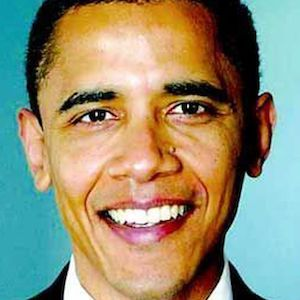
#> input picture eigenfaces/1.jpeg, 300 x 300 px
$ python fft2.py ../eigenfaces/1.jpeg
#> lines starting #> are read from the running program, lines starting #| are printed output that depends on the picture
import cv2
import numpy as np
from matplotlib import pyplot as plt
import sys

assert(len(sys.argv) > 1)
img = cv2.imread(sys.argv[1], cv2.IMREAD_GRAYSCALE)
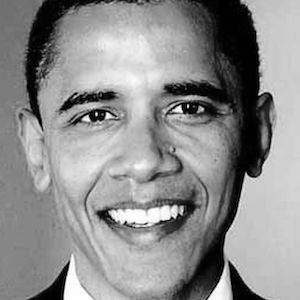
#> img: shape (300, 300); min 0, max 255, mean 141
f = np.fft.fft2(img)
fshift = np.fft.fftshift(f)
magnitude_spectrum = 20*np.log(np.abs(fshift))
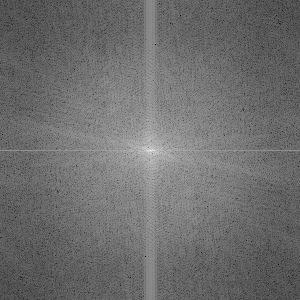
#> magnitude_spectrum: shape (300, 300) float64; min 4.98, max 327.1, mean 144.2; drawn with min black and max white

plt.subplot(221)
plt.imshow(img, cmap = 'gray')
plt.title('Input Image')
plt.xticks([]), plt.yticks([])

plt.subplot(222)
plt.imshow(magnitude_spectrum, cmap = 'gray')
plt.title('Magnitude Spectrum')
plt.xticks([]), plt.yticks([])


print(img.shape)
#| (300, 300)
(rows, cols) = img.shape
#> rows = 300; cols = 300

def local_maximum_(r, c):
    def in_image_range_(r, c):
        return r >= 0 and r < rows and c >=0 and c < cols

    candidates = [(r-1, c-1), (r-1, c), (r-1, c+1), (r-1, c-1), (r, c+1), (r+1, c-1), (r+1, c), (r+1, c+1)]
    for e in candidates:
        if in_image_range_(e[0], e[1]) and magnitude_spectrum[r, c] < magnitude_spectrum[e[0], e[1]]:
            return False
    return True

crow, ccol = int(rows/2) , int(cols/2)
#> crow = 150; ccol = 150

# [6 lines of commented-out code are left out]

K1 = 20
K2 = 80

import math
t = np.linspace(0, 2*math.pi, 1000)

for e in t:
    for k in range(K1,K2+1):
        r = crow+int(k * math.cos(e))
        c = ccol+int(k * math.sin(e))
        fshift[r, c] = 0
        magnitude_spectrum[r, c] = 0
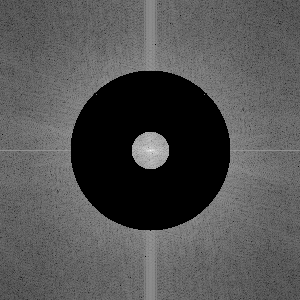
#> magnitude_spectrum: shape (300, 300) float64; min 0, max 327.1, mean 107.1; drawn with min black and max white


plt.subplot(223)
plt.imshow(magnitude_spectrum, cmap = 'gray')
plt.title('Magnitude Spectrum after filtering')
plt.xticks([]), plt.yticks([])

f_ishift = np.fft.ifftshift(fshift)
img_back = np.fft.ifft2(f_ishift)
img_back = np.abs(img_back)
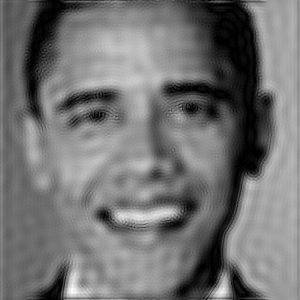
#> img_back: shape (300, 300) float64; min 0.0314, max 313.3, mean 141.4; drawn with min black and max white
plt.subplot(224)
plt.imshow(img_back, cmap = 'gray')
plt.title('Image after filtering')
plt.xticks([]), plt.yticks([])

plt.show()

$ run again, on eigenfaces/3.jpeg
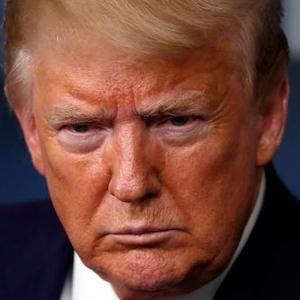
#> input picture eigenfaces/3.jpeg, 300 x 300 px
#| (300, 300)
#> after the loop `for e in t:`:
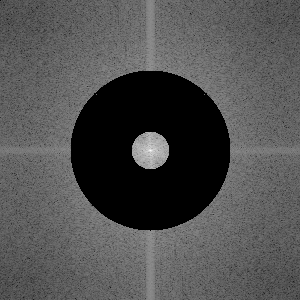
#> magnitude_spectrum: shape (300, 300) float64; min 0, max 316, mean 100.3; drawn with min black and max white
#> `img_back = np.abs(img_back)`:
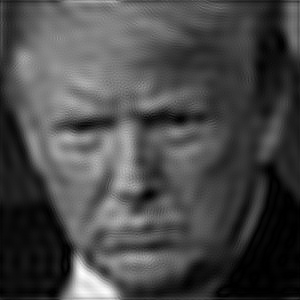
#> img_back: shape (300, 300) float64; min 0.00496, max 282.8, mean 81.2; drawn with min black and max white
